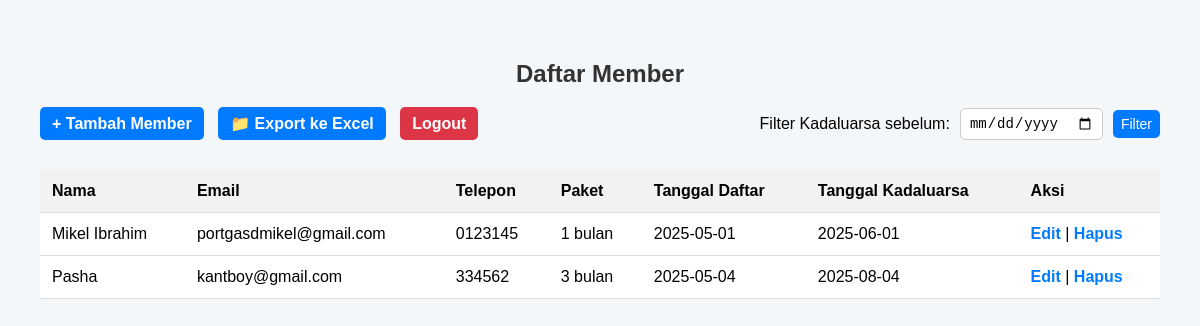
Screenshot of /GymMembership/members.php (signed in) with the database file from the repository.
### tables this page shows
CREATE TABLE `members` (
  `id` int(11) NOT NULL,
  `name` varchar(100) DEFAULT NULL,
  `email` varchar(100) DEFAULT NULL,
  `phone` varchar(20) DEFAULT NULL,
  `package` varchar(50) DEFAULT NULL,
  `registration_date` date DEFAULT NULL,
  `expiry_date` date DEFAULT NULL
);

### GymMembership/members.php (the view, shortened to what this page needs)
<?php
include('config/db.php');
$where = '';
$result = $conn->query("SELECT * FROM members $where ORDER BY expiry_date ASC");
?>
<!DOCTYPE html>
<html lang="id">
<head>
</head>
<body>
<h2>Daftar Member</h2>
<div class="action-bar">
    <div class="left-links">
        <a href="pages/add_member.php" class="btn">+ Tambah Member</a>
        <a href="pages/export_excel.php" class="btn" target="_blank">📁 Export ke Excel</a>
        <a href="logout.php" class="btn" style="background-color:#dc3545;">Logout</a>
    </div>
    <form method="GET" class="filter-inline-form">
        <label>Filter Kadaluarsa sebelum:</label>
        <input type="date" name="before_date">
        <button type="submit">Filter</button>
    </form>
</div>
<table>
    <tr>
        <th>Nama</th>
        <th>Email</th>
        <th>Telepon</th>
        <th>Paket</th>
        <th>Tanggal Daftar</th>
        <th>Tanggal Kadaluarsa</th>
        <th>Aksi</th>
    </tr>
    <?php while ($row = $result->fetch_assoc()) : ?>
    <tr>
        <td><?= $row['name'] ?></td>
        <td><?= $row['email'] ?></td>
        <td><?= $row['phone'] ?></td>
        <td><?= $row['package'] ?></td>
        <td><?= $row['registration_date'] ?></td>
        <td><?= $row['expiry_date'] ?></td>
        <td>
            <a href="pages/edit_member.php?id=<?= $row['id'] ?>">Edit</a> |
            <a href="pages/delete_member.php?id=<?= $row['id'] ?>" onclick="return confirm('Yakin hapus member ini?')">Hapus</a>
        </td>
    </tr>
    <?php endwhile; ?>
</table>
</body>
</html>

### GymMembership/members.php (style rules this page uses)
body { font-family: Arial, sans-serif; background-color: #f4f7fa; margin: 0; padding: 40px; }
h2 { text-align: center; color: #333; }
a { color: #007bff; text-decoration: none; font-weight: bold; }
table { width: 100%; margin-top: 30px; border-collapse: collapse; }
th, td { padding: 12px; text-align: left; border-bottom: 1px solid #ddd; }
th { background-color: #f2f2f2; font-weight: bold; }
td { background-color: #fff; }
.btn { background-color: #007bff; color: white; padding: 8px 12px; text-decoration: none; border-radius: 5px; }
.action-bar { display: flex; justify-content: space-between; align-items: center; margin-top: 20px; flex-wrap: wrap; gap: 10px; }
.left-links a { margin-right: 10px; }
.filter-inline-form { display: flex; align-items: center; gap: 10px; }
.filter-inline-form input, .filter-inline-form button { padding: 6px 8px; font-size: 14px; border-radius: 5px; border: 1px solid #ccc; }
.filter-inline-form button { background-color: #007bff; color: white; border: none; cursor: pointer; }

### rows the page displays
members: name "Mikel Ibrahim", email "portgasdmikel@gmail.com", phone "0123145", package "1 bulan", registration_date "2025-05-01", expiry_date "2025-06-01"
members: name "Pasha", email "kantboy@gmail.com", phone "334562", package "3 bulan", registration_date "2025-05-04", expiry_date "2025-08-04"
